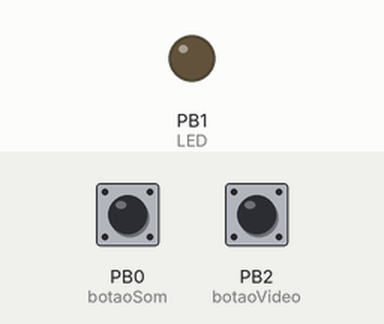
Recording of a sketch running on a simulated ATtiny85, built with avr-gcc and run on an emulated ATtiny85. On the bench: output pins drawn as LEDs (lit = HIGH). Inputs (shaded band) come from the test bench; at power-on: PB0 (botaoSom) HIGH, PB2 (botaoVideo) HIGH.

Above: at 1.7 s.
1.8 s: PB0 (botaoSom) pulled LOW for 0.15 s
At 1.87 s:
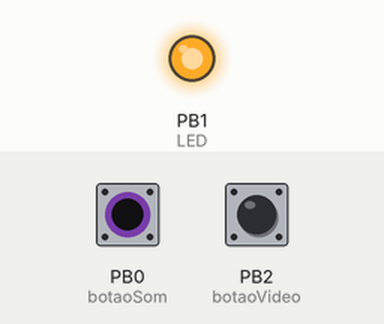
3.4 s: PB0 (botaoSom) pulled LOW for 3.2 s
At 7.8 s:
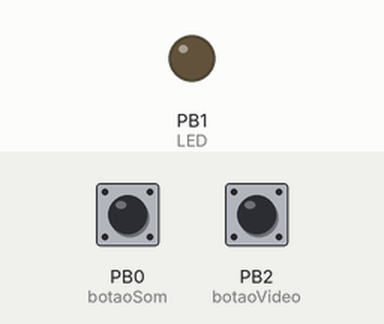
8.1 s: PB2 (botaoVideo) pulled LOW for 3.2 s
At 9.1 s:
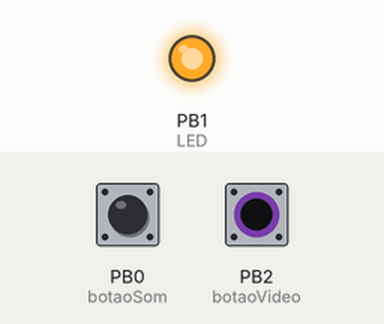
Timing chart, 0 to 12.8 s (numbered marks = the images above; inputs shaded):
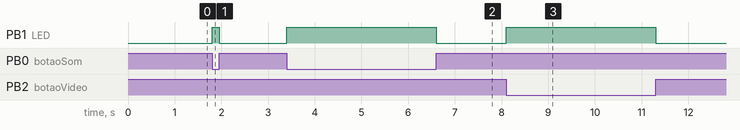

Measured:
- after the input at 1.8 s, PB1 (LED): LOW → HIGH at once, → LOW 0.15 s later
- after the input at 3.4 s, PB1 (LED): LOW → HIGH at once, → LOW 3.2 s later
- after the input at 8.1 s, PB1 (LED): LOW → HIGH at once, → LOW 3.2 s later

The sketch:

Digispark_Teclado_Camera_e_MicMute.ino
```cpp
/* *************************
 *  Projeto Bacana - 09/2021
 *  www.projetobacana.com.br
 *  Júlio Vansan Gonçalves
 *  Principais teclas que podem ser usadas:
 *  MOD_CONTROL_LEFT
 *  MOD_SHIFT_LEFT
 *  MOD_ALT_LEFT
 *  MOD_CONTROL_RIGHT
 *  MOD_SHIFT_RIGHT
 *  MOD_ALT_RIGHT
 *
 *  Teclas de A até Z = KEY_A, KEY_B ... KEY_Z
 *  Números = KEY_0, KEY_1 ... KEY_9
 *  Teclas de Função = KEY_F1, KEY_F2 ... KEY_F12
 *
 *  ************************
 */

//https://sourceforge.net/projects/micmute/
//https://youtu.be/L9fJkZuyses

#include "DigiKeyboard.h"

int botaoSom = 0;
int botaoVideo = 2;

const int LED=1;

void setup() {
  pinMode(botaoSom,INPUT_PULLUP);
  pinMode(botaoVideo,INPUT_PULLUP);
  pinMode(LED,OUTPUT);

  DigiKeyboard.sendKeyStroke(0);
  DigiKeyboard.delay(500);

}

void loop() {
  delay(50);
  if (digitalRead(botaoSom)==LOW){
    digitalWrite(LED,HIGH);
    DigiKeyboard.sendKeyStroke(0);
    DigiKeyboard.delay(100);
    DigiKeyboard.sendKeyStroke(KEY_M, MOD_SHIFT_LEFT | MOD_CONTROL_LEFT | MOD_ALT_LEFT);
    delay(50);
    while (digitalRead(botaoSom)==LOW){
        delay(50);
    }//while
    digitalWrite(LED,LOW);
  } //if som

if (digitalRead(botaoVideo)==LOW){
  digitalWrite(LED,HIGH);
    DigiKeyboard.sendKeyStroke(0);
    DigiKeyboard.delay(100);
    DigiKeyboard.sendKeyStroke(KEY_O, MOD_SHIFT_LEFT | MOD_CONTROL_LEFT);
    delay(50);
    while (digitalRead(botaoVideo)==LOW){
        delay(50);
    }//while
    digitalWrite(LED,LOW);
  } //if Video

}// loop
```
